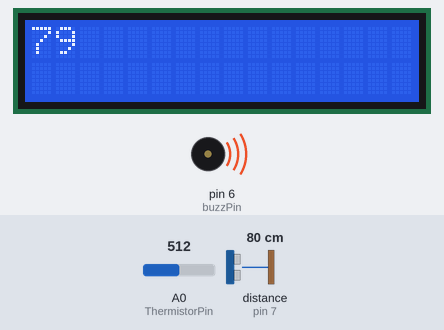
The sketch below on a simulated Arduino Uno, built with avr-gcc and run on an emulated ATmega328P. On the bench: 16×2 character LCD, buzzer (waves = sounding, pin HIGH). Wiring (inferred from the names in the program): ultrasonic range finder: trigger pin 8; echo pin 7. The inputs (shaded band) are chosen by the test bench; at power-on: distance to the obstacle (sensor on pin 7) 80 cm, A0 (ThermistorPin) = 512. The echo pulse lasts 58.3 µs per cm; pins used as bus, display or sensor lines are not drawn; what the sketch prints to the serial monitor is not drawn.

Above: at 1.2 s.
1.3 s: distance to the obstacle (sensor on pin 7) set to 55 cm
At 2.9 s:
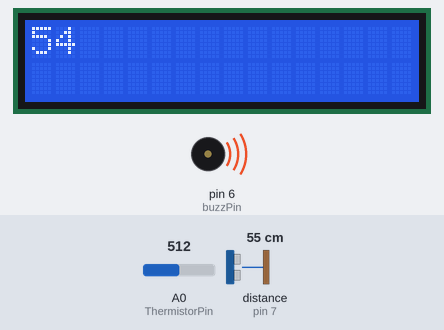
3.2 s: distance to the obstacle (sensor on pin 7) set to 46 cm
At 3.7 s:
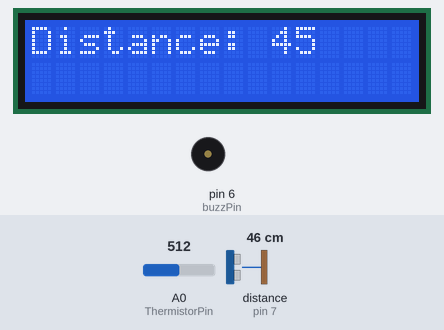
4.9 s: distance to the obstacle (sensor on pin 7) set to 299 cm
At 6.4 s:
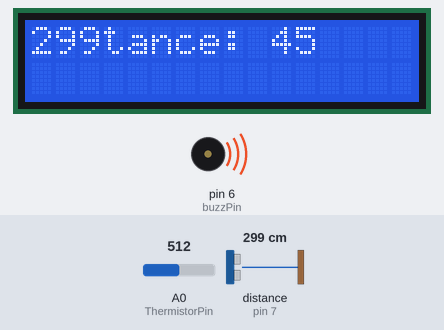
Timing chart, 0 to 7.9 s (numbered marks = the images above; inputs shaded):
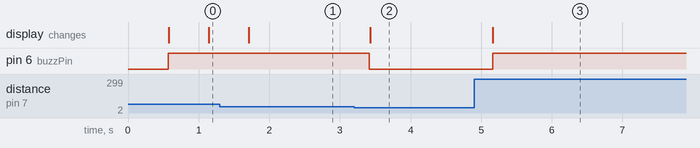

The sketch:

Ultrasound_Thermistor_Lcd.ino
```cpp
#include <Wire.h>
#include <LiquidCrystal_I2C.h>
#include <SoftwareSerial.h>
LiquidCrystal_I2C lcd (0x27, 16,2);
//ULTRASONIC SENSOR & BUZZER
int const trigPin = 8;
 int const echoPin = 7;
 int const buzzPin = 6;


//THERMISTOR
int ThermistorPin = 0;
int Vo;
float R1 = 10000;
float logR2, R2, T, Tc;
//float Tf;
float c1 = 1.009249522e-03,
 c2 = 2.378405444e-04,
 c3 = 2.019202697e-07;


void setup() {
 Serial.begin(9600);
 lcd.init();
 lcd.backlight();
//ULTRASONIC & BUZZER
pinMode(trigPin, OUTPUT);
pinMode(echoPin, INPUT);
pinMode(buzzPin, OUTPUT);

}
void loop() {

//THERMISTOR
 Vo = analogRead(ThermistorPin);
 R2 = R1 * (1023.0 / (float)Vo - 1.0);
logR2 = log(R2);
 T = (1.0 / (c1 + c2*logR2 + c3*logR2*logR2*logR2));
Tc = T - 273.15;
//Tf = (Tc * 9.0)/ 5.0 + 32.0; Serial.print("Temperature: ");
//Serial.print(Tf);
//Serial.print(" F; ");
Serial.print(Tc);
 Serial.println(" C");
delay(500);


//ULTRASONIC & BUZZER

int duration, distance;
digitalWrite(trigPin, HIGH);
delay(1);
digitalWrite(trigPin, LOW);
duration = pulseIn(echoPin, HIGH);
// Distance is half the duration devided by 29.1 (from datasheet)
distance = (duration/2) / 29.1;
if (distance >= 50 ) {
 digitalWrite(buzzPin, HIGH);
 Serial.println(distance);
 lcd.setCursor(0,0);
lcd.print(distance);
 }
else {
digitalWrite(buzzPin, LOW);
Serial.println(distance);
lcd.setCursor(0,0);
lcd.print("Distance: ");

lcd.print(distance);
}
delay(60);
}
```

Measured:
- the behaviour switches between 51 and 50 cm on distance to the obstacle (sensor on pin 7) (found by bisection; images 1 and 2)
- after the input at 1.3 s, the display: changes after 0.41 s (image 1)
- after the input at 3.2 s, pin 6 (buzzPin): HIGH → LOW after 0.21 s; the display: changes after 0.23 s (image 2)
- after the input at 4.9 s, pin 6 (buzzPin): LOW → HIGH after 0.26 s; the display: changes after 0.26 s (image 3)
